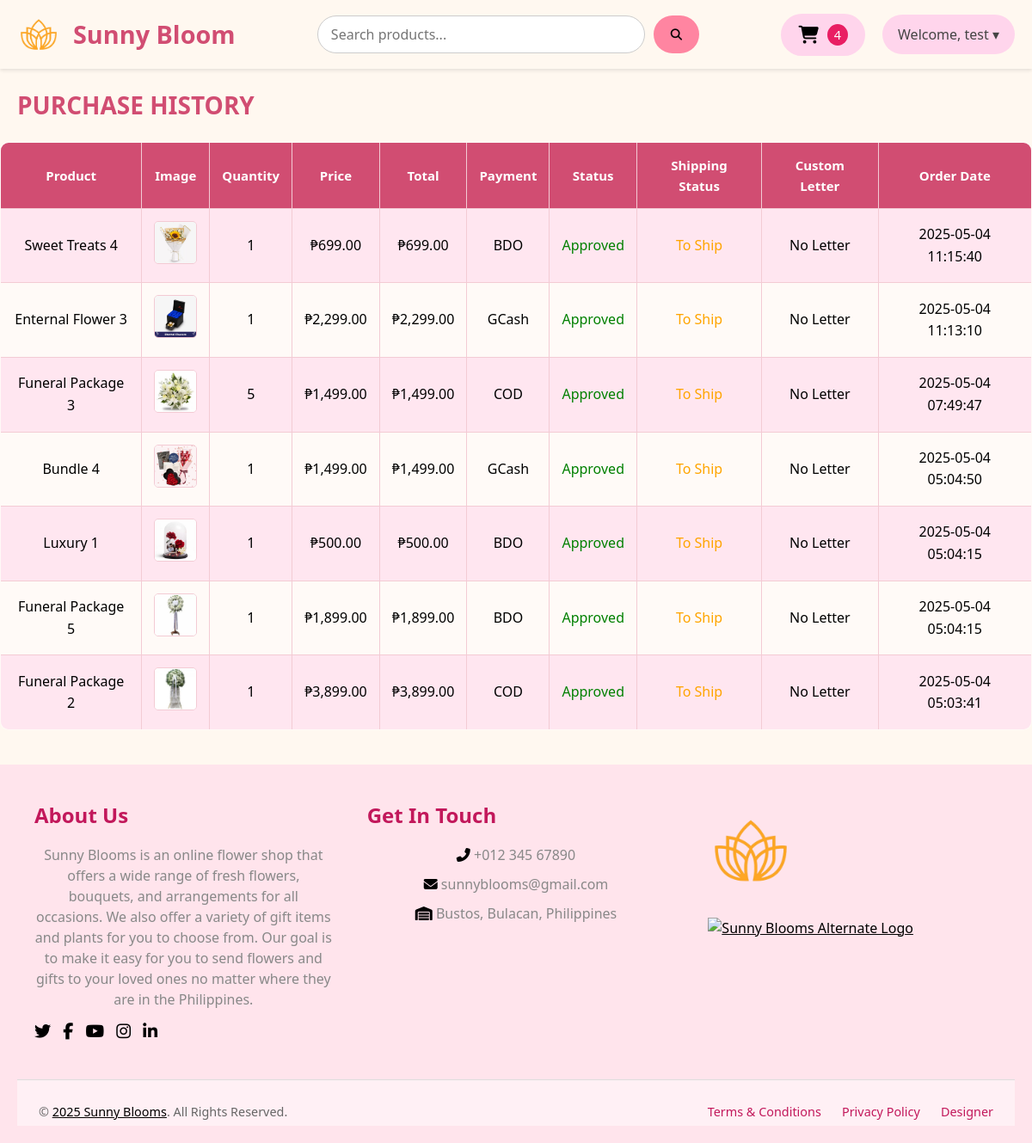
Page /php/purchases.php (signed in) on the earlier database version.
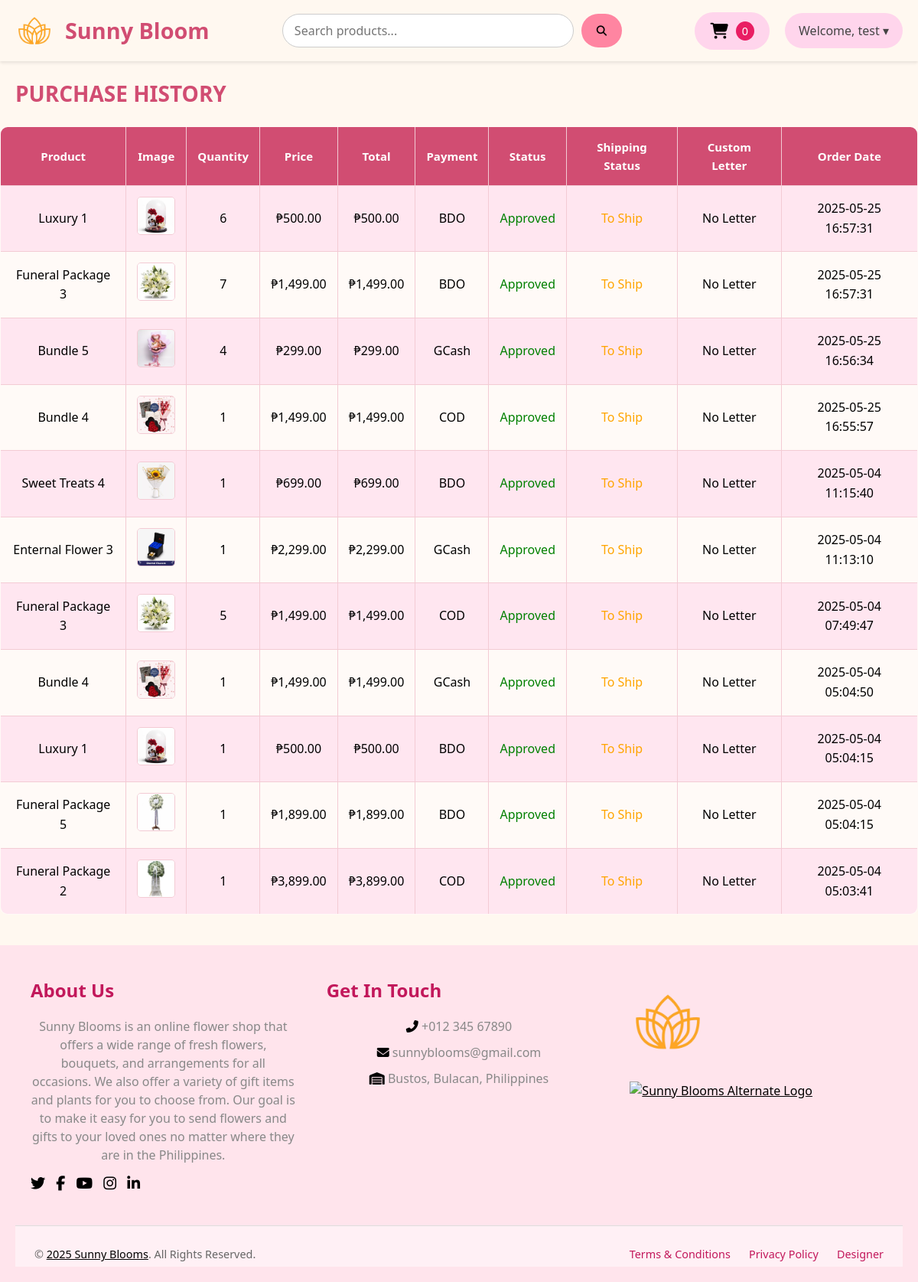
Same page on the later database version.
### tables this page shows
CREATE TABLE `order_items` (
  `id` int(11) NOT NULL,
  `order_id` int(11) NOT NULL,
  `product_name` varchar(255) NOT NULL,
  `quantity` int(11) NOT NULL,
  `price` decimal(10,2) NOT NULL,
  `total_price` decimal(10,2) NOT NULL,
  `product_image` varchar(255) DEFAULT NULL
);

CREATE TABLE `orders` (
  `id` int(11) NOT NULL,
  `user_name` varchar(255) NOT NULL,
  `name` varchar(255) NOT NULL,
  `phone` varchar(20) NOT NULL,
  `address` varchar(255) NOT NULL,
  `payment_method` varchar(50) NOT NULL,
  `total_amount` decimal(10,2) NOT NULL,
  `order_date` timestamp NOT NULL DEFAULT current_timestamp(),
  `status` varchar(255) DEFAULT 'approved\r\n',
  `custom_letter` text DEFAULT NULL
);

### php/purchases.php (the view, shortened to what this page needs)
<?php
require 'connection.php';
if (isset($_SESSION['user_name'])) {
    $userName = $_SESSION['user_name'];
} else {
    header("Location: http://localhost/flowershop/php/customer-landing-page.php");
    exit;
}
$sqlGetSettings = "SELECT * FROM design_settings WHERE id = 1";
$resultSettings = $conn->query($sqlGetSettings);
if ($resultSettings->num_rows > 0) {
    while ($row = $resultSettings->fetch_assoc()) {
        $shopName = $row["shop_name"];
        $logoPath = $row["logo_path"];
    }
} else {
    echo "0 results";
}
?>
<!DOCTYPE html>
<html lang="en">
<head>
  <link rel="stylesheet" href="https://cdnjs.cloudflare.com/ajax/libs/font-awesome/6.4.2/css/all.min.css" />
  <link rel="stylesheet" href="../css/purchases.css">
</head>
<body>
<header class="header">
  <a href="customer-dashboard.php?user=<?= htmlspecialchars($userName) ?>" class="container-header">
    <img class="logo" src="../img/<?= htmlspecialchars(basename($logoPath)) ?>" alt="Sunny Blooms Logo" />
    <label class="shop"><?= htmlspecialchars($shopName) ?></label>
  </a>
  <div class="content-search">
    <input type="text" class="search-bar" placeholder="Search products..." />
    <button class="search-button">
      <i class="fa-solid fa-magnifying-glass"></i>
    </button>
  </div>
  <div class="header-right">
    <a href="cart.php?user=<?= urlencode($userName) ?>" class="cart-link">
      <button class="cart-button">
        <i class="fas fa-shopping-cart"></i>
        <?php
          $userQuery = "SELECT id FROM users WHERE name = ?";
          $stmt = mysqli_prepare($conn, $userQuery);
          mysqli_stmt_bind_param($stmt, "s", $userName);
          mysqli_stmt_execute($stmt);
          $userResult = mysqli_stmt_get_result($stmt);
          $userRow = mysqli_fetch_assoc($userResult);
          $user_id = $userRow['id'] ?? 0;
          $cartQuery = "SELECT COUNT(*) AS count FROM cart WHERE user_id = ?";
          $cartStmt = mysqli_prepare($conn, $cartQuery);
          mysqli_stmt_bind_param($cartStmt, "i", $user_id);
          mysqli_stmt_execute($cartStmt);
          $cartResult = mysqli_stmt_get_result($cartStmt);
          $cartCount = mysqli_fetch_assoc($cartResult)['count'] ?? 0;
          echo "<span class='cart-number'>$cartCount</span>";
        ?>
      </button>
    </a>
    <nav class="nav-right">
      <div class="dropdown">
        <button class="dropbtn">Welcome, <?= htmlspecialchars($userName) ?> &#9662;</button>
      </div>
    </nav>
  </div>
</header>
<h1>PURCHASE HISTORY</h1>
<?php
$purchasesQuery = "
  SELECT o.id AS order_id, o.payment_method, oi.product_name, oi.product_image, oi.quantity, oi.price, oi.total_price, o.order_date, o.custom_letter
  FROM orders o
  JOIN order_items oi ON o.id = oi.order_id
  WHERE o.user_name = ?
  ORDER BY o.order_date DESC
";
$stmt = mysqli_prepare($conn, $purchasesQuery);
mysqli_stmt_bind_param($stmt, "s", $userName);
mysqli_stmt_execute($stmt);
$result = mysqli_stmt_get_result($stmt);
if ($result && mysqli_num_rows($result) > 0) {
    echo "<table border='1' cellpadding='10' cellspacing='0'>";
    echo "<tr>
            <th>Product</th>
            <th>Image</th>
            <th>Quantity</th>
            <th>Price</th>
            <th>Total</th>
            <th>Payment</th>
            <th>Status</th>
            <th>Shipping Status</th>
            <th>Custom Letter</th>
            <th>Order Date</th>
          </tr>";
    while ($item = mysqli_fetch_assoc($result)) {
        echo "<tr>";
        echo "<td>" . htmlspecialchars($item['product_name']) . "</td>";
        echo "<td><img src='../img/" . htmlspecialchars($item['product_image']) . "' width='50'></td>";
        echo "<td>" . $item['quantity'] . "</td>";
        echo "<td>₱" . number_format($item['price'], 2) . "</td>";
        echo "<td>₱" . number_format($item['total_price'], 2) . "</td>";
        echo "<td>" . htmlspecialchars($item['payment_method']) . "</td>";
        echo "<td><span style='color: green;'>Approved</span></td>";
        echo "<td><span style='color: orange;'>To Ship</span></td>";
        if (!empty($item['custom_letter'])) {
            $filePath = htmlspecialchars($item['custom_letter']);
            echo "<td><a href='../$filePath' target='_blank'>View Letter</a></td>";
        } else {
            echo "<td>No Letter</td>";
        }
        echo "<td>" . $item['order_date'] . "</td>";
        echo "</tr>";
    }
    echo "</table>";
} else {
    echo "<p>No purchases found.</p>";
}
?>
</body>
</html>
<?php include('footer.php'); ?>

Differences in the rows shown:
added order_items: product_name "Luxury 1", product_image (picture), quantity "6", price "500.00", total_price "500.00", order.payment_method "BDO", order.order_date "2025-05-25 16:57:31"
added order_items: product_name "Funeral Package 3", product_image (picture), quantity "7", price "1,499.00", total_price "1,499.00", order.payment_method "BDO", order.order_date "2025-05-25 16:57:31"
added order_items: product_name "Bundle 5", product_image (picture), quantity "4", price "299.00", total_price "299.00", order.payment_method "GCash", order.order_date "2025-05-25 16:56:34"
added order_items: product_name "Bundle 4", product_image (picture), quantity "1", price "1,499.00", total_price "1,499.00", order.payment_method "COD", order.order_date "2025-05-25 16:55:57"
Other differences:
$cartCount: "4" → "0"
